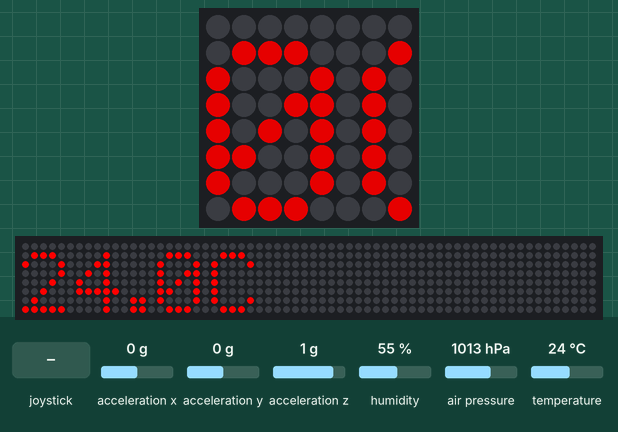
A program run on a simulated Raspberry Pi (BCM pin numbers) with a Sense HAT. Parts: the Sense HAT's 8×8 RGB LED matrix, a strip that is not on the board, showing the scrolling text unrolled. The test bench sets the inputs (shaded band); at power-on: acceleration x 0 g, acceleration y 0 g, acceleration z 1 g, humidity 55 %, air pressure 1013 hPa, temperature 24 °C. Dim RGB values are drawn brighter than linear; the clock reads 2024-03-15 10:24:30 at power-on unless the program sets it; the 64×8 strip is a reading aid, not a part: it shows the text the matrix is scrolling, unrolled, one strip-width of it at a time; the run ends when the program shuts the computer down; what the program prints to the terminal is not drawn. At 10.6 s the program puts the board to deep sleep or switches it off; the recording ends there.

Above: at 1.26 s.
1.3 s: joystick pushed up
At 1.95 s:
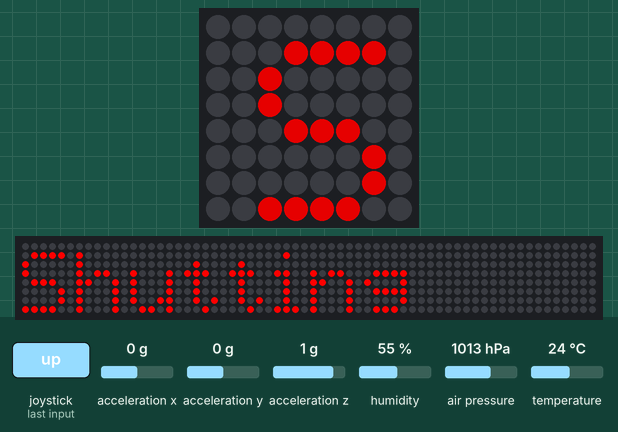
At 10.1 s:
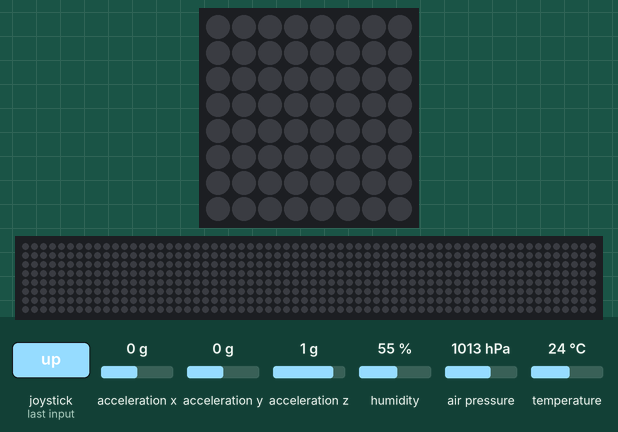

Measured:
- after the input at 1.3 s, the LEDs: first differ from a run without the input after 0.52 s (image 1 shows a later state)
- what the display in image 2 shows lasts 0.9 s, from 9.5 s to 10.4 s

The program:

TPH.py
```python
from sense_hat import SenseHat
from clock_function import GpClock

import time
import subprocess

sense = SenseHat()
sense.low_light = True

# Defind custome colors
red = (255, 0, 0)
green = (0, 255, 0)
blue = (0, 0, 255)
clear =(0, 0, 0)

def orientation():
    acceleration = sense.get_accelerometer_raw()

    # Get the components of acceleration
    x = acceleration['x']
    y = acceleration['y']

    theta = 0
    if x > 0.5:
        theta = 270
    elif y > 0.5:
        theta = 0
    elif x < -0.5:
        theta = 90
    elif y < -0.5:
        theta = 180

    sense.set_rotation(theta)

def shutdown():
    # Shutdown the Raspberry Pi
    subprocess.call("sudo shutdown -h now", shell=True)

# Flag to control the loop
running = True

# Set up Sense HAT button event handler
def button_handler(event):
    global running
    if event.action == "pressed":
        sense.clear()
        # Set the orientation
        orientation()
        # Middle button was pressed; initiate shutdown
        sense.show_message("Shutting down", text_colour=red)
        sense.clear()
        time.sleep(1)
        running = False
        shutdown()

# Add event handler for the Sense HAT button
sense.stick.direction_any = button_handler

try:
    while running:
        # Read Temperature, Pressure and Humidity
        temperature = sense.get_temperature()
        pressure = sense.get_pressure()
        humidity = sense.get_humidity()

        # Round the values to one decimal place
        temperature = round(temperature, 1)
        pressure = round(pressure, 1)
        humidity = round(humidity, 1)

        # Set the orientation
        orientation()

        # Create a list of message to display in sequence
        messages_1 = [
            (f"{temperature}C", red),
            (f"{pressure}hPa", green),
            (f"{humidity}%", blue)
        ]

        messages_2 = [
            (f"{temperature}C.", red),
            (f"{pressure}hPa.", green),
            (f"{humidity}%.", blue)
        ]

        # Check if uv4l_raspicam service is running
        service_status = subprocess.getoutput("systemctl is-active uv4l_raspicam")

        if service_status == "active":
            # Display . after the digits
            # Display each message with the corresponding color and a 1-second interval
            for message, color in messages_2:
                sense.show_message(message, scroll_speed=0.05, text_colour=color)
                time.sleep(1)
        else:
	    # Display each message with the corresponding color and a 1-second interval
            for message,color in messages_1:
                sense.show_message(message, scroll_speed=0.05, text_colour=color)
                time.sleep(1)

        # Show Clock
        GpClock(sense)

        # Clear the LED matrix
        sense.clear()


except KeyboardInterrupt:
    # Handle a keyboard interrupt (Ctrl + C)
    sense.clear()
    print("Program terminated by user.")
```

clock_function.py
```python
from sense_hat import SenseHat
import time
def GpClock(sense: SenseHat):
    # sense = SenseHat()

    # sense.set_rotation(270)
    sense.low_light = True

    number = [
        0,1,1,1,  # Zero
        0,1,0,1,
        0,1,0,1,
        0,1,1,1,
        0,0,1,0,  # One
        0,1,1,0,
        0,0,1,0,
        0,1,1,1,
        0,1,1,1,  # Two
        0,0,1,1,
        0,1,1,0,
        0,1,1,1,
        0,1,1,1,  # Three
        0,0,1,1,
        0,0,1,1,
        0,1,1,1,
        0,1,0,1,  # Four
        0,1,1,1,
        0,0,0,1,
        0,0,0,1,
        0,1,1,1,  # Five
        0,1,1,0,
        0,0,1,1,
        0,1,1,1,
        0,1,0,0,  # Six
        0,1,1,1,
        0,1,0,1,
        0,1,1,1,
        0,1,1,1,  # Seven
        0,0,0,1,
        0,0,1,0,
        0,1,0,0,
        0,1,1,1,  # Eight
        0,1,1,1,
        0,1,1,1,
        0,1,1,1,
        0,1,1,1,  # Nine
        0,1,0,1,
        0,1,1,1,
        0,0,0,1
    ]

    hour_color = [0,0,255]  # Blue
    minute_color = [255,2,0]  # Green
    empty = [0,0,0]  # Black

    clock_image = [
        0,0,0,0,0,0,0,0,
        0,0,0,0,0,0,0,0,
        0,0,0,0,0,0,0,0,
        0,0,0,0,0,0,0,0,
        0,0,0,0,0,0,0,0,
        0,0,0,0,0,0,0,0,
        0,0,0,0,0,0,0,0,
        0,0,0,0,0,0,0,0
    ]

    # Display clock for 10 seconds
    count = 0

    while count < 10:
        count += 1
        hour = time.localtime().tm_hour
        minute = time.localtime().tm_min

        # Map digits to the clock_image array
        pixel_offset = 0
        index = 0
        for index_loop in range(0, 4):
            for counter_loop in range(0, 4):
                clock_image[index] = number[int(hour/10)*16+pixel_offset]
                clock_image[index+4] = number[int(hour%10)*16+pixel_offset]
                clock_image[index+32] = number[int(minute/10)*16+pixel_offset]
                clock_image[index+36] = number[int(minute%10)*16+pixel_offset]
                pixel_offset = pixel_offset + 1
                index = index + 1
            index = index + 4

        # Color the hours and minutes
        for index in range(0, 64):
            if (clock_image[index]):
                if index < 32:
                    clock_image[index] = hour_color
                else:
                    clock_image[index] = minute_color
            else:
                clock_image[index] = empty

        # Display the time
        sense.low_light = True  # Optional
        sense.set_pixels(clock_image)
        time.sleep(1)
```
